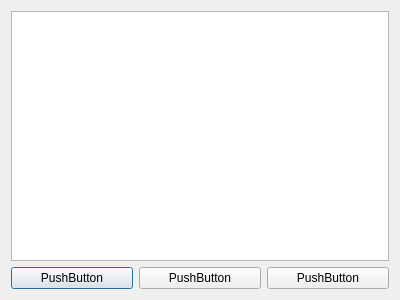
<?xml version="1.0" encoding="UTF-8"?>
<ui version="4.0">
 <class>mroFrm</class>
 <widget class="QDialog" name="mroFrm">
  <property name="geometry">
   <rect>
    <x>0</x>
    <y>0</y>
    <width>400</width>
    <height>300</height>
   </rect>
  </property>
  <property name="windowTitle">
   <string>mroFrm</string>
  </property>
  <layout class="QGridLayout" name="gridLayout_2">
   <item row="0" column="0">
    <layout class="QGridLayout" name="gridLayout">
     <item row="0" column="0" colspan="3">
      <widget class="QTableView" name="tableView"/>
     </item>
     <item row="1" column="0">
      <widget class="QPushButton" name="pushButton">
       <property name="text">
        <string>PushButton</string>
       </property>
      </widget>
     </item>
     <item row="1" column="1">
      <widget class="QPushButton" name="pushButton_2">
       <property name="text">
        <string>PushButton</string>
       </property>
      </widget>
     </item>
     <item row="1" column="2">
      <widget class="QPushButton" name="pushButton_3">
       <property name="text">
        <string>PushButton</string>
       </property>
      </widget>
     </item>
    </layout>
   </item>
  </layout>
 </widget>
 <resources/>
 <connections/>
</ui>
